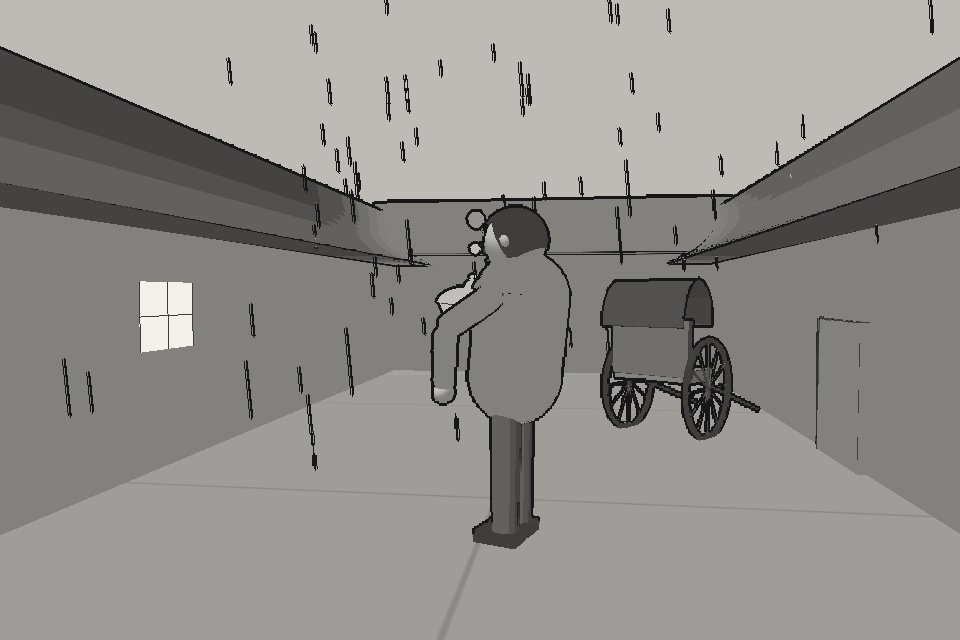
#> input picture img/2026-11-13-sentence.jpg, 960 x 640 px
$ python animate.py ../../img/2026-11-13-sentence.jpg out.png
#> lines starting #> are read from the running program, lines starting #| are printed output that depends on the picture
"""AI 삽화(정지 그림) → 이음매 없이 도는 8초 장면 영상(사이트에서 반복 재생) (11/18 발행인 "완전히 자동화" — 맥 SDXL-Lightning 그림 + 카메라 움직임)
  python3 scripts/img/animate.py in.png out.mp4 [--move push|pull|left|right] [--sec 3] [--w 1280 --h 720]
천천히 밀기/당기기/옆으로 흐르기 + 종이 결 + 아주 약한 빛 흔들림. 같은 이름 .jpg(0.4초 정지 컷)도 만든다."""
import sys, os, subprocess, argparse, numpy as np
from PIL import Image, ImageFilter, ImageFile
ImageFile.LOAD_TRUNCATED_IMAGES = True

def main():
    a = argparse.ArgumentParser(); a.add_argument('src'); a.add_argument('out')
    a.add_argument('--move', default='push'); a.add_argument('--sec', type=float, default=8)  # 한 바퀴 8초(느리게)
    a.add_argument('--w', type=int, default=1280); a.add_argument('--h', type=int, default=720); a.add_argument('--fps', type=int, default=30)
    o = a.parse_args()
    im = Image.open(o.src).convert('L'); W, H = o.w, o.h
    # 화면 비율로 가운데 맞춰 자르기
    r = W / H; iw, ih = im.size
#> after `iw, ih = im.size`: iw = 960; ih = 640
    if iw / ih > r: nw = int(ih * r); im = im.crop(((iw - nw) // 2, 0, (iw - nw) // 2 + nw, ih))
    else: nh = int(iw / r); im = im.crop((0, (ih - nh) // 2, iw, (ih - nh) // 2 + nh))
#> after `nh = int(iw / r)`: nh = 540
#> after `im = im.crop((0, (ih - nh) // 2, iw, (ih - nh) // 2 + nh))`:
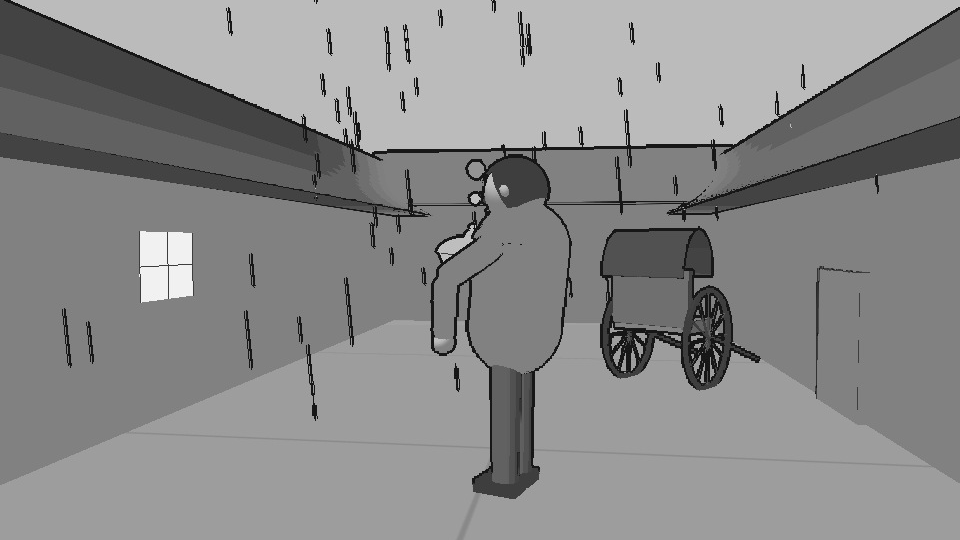
#> im: PIL image 960x540 L; min 11, max 249, mean 137.5
    im = im.resize((W * 2, H * 2), Image.LANCZOS)   # 2배로 두고 부드럽게 움직이기
#> im: PIL image 2560x1440 L
    rng = np.random.default_rng(7); grain = rng.normal(0, 1, (H, W)).astype(np.float32)
    n = int(o.sec * o.fps)
    # 11/19 발행인 "움직임이 너무 빠르고, 줌인했다가 첫 크기로 갑자기 돌아가 에러처럼 보인다 → 자연스럽게 루프"
    # → 한 바퀴 도는 느린 움직임: 처음과 끝 프레임이 이어지게(cos 한 주기), 확대는 2~4.5% 사이에서만 숨 쉬듯.
    import math
    sgn = {'left': -1, 'right': 1, 'pull': -1}.get(o.move, 1)
#> (the run stopped early here; a loop or call above may not have finished)

$ run again, on img/2026-11-15-sentence.jpg
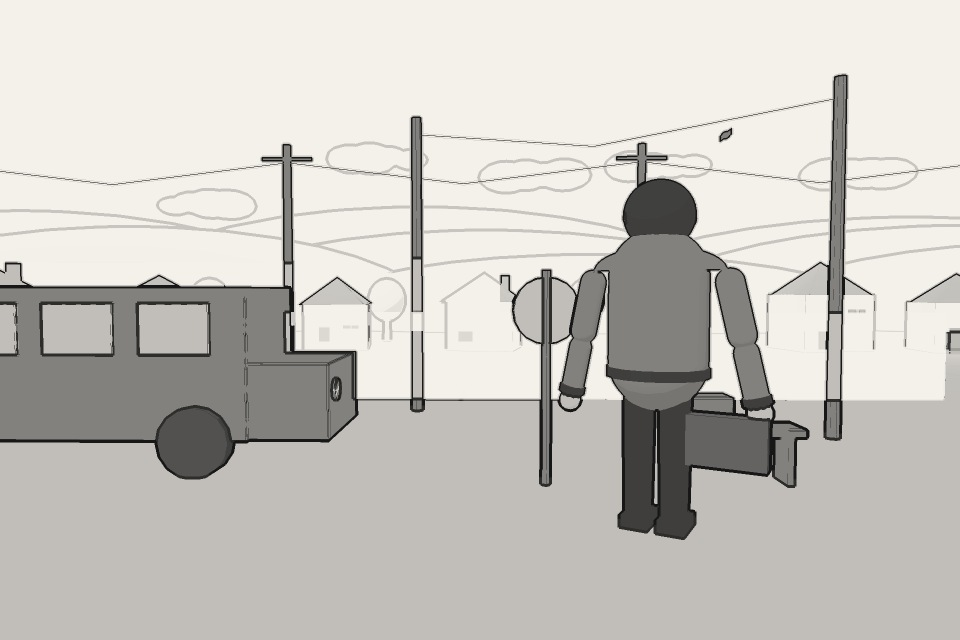
#> input picture img/2026-11-15-sentence.jpg, 960 x 640 px
#> in main, `im = im.crop((0, (ih - nh) // 2, iw, (ih - nh) // 2 + nh))`:
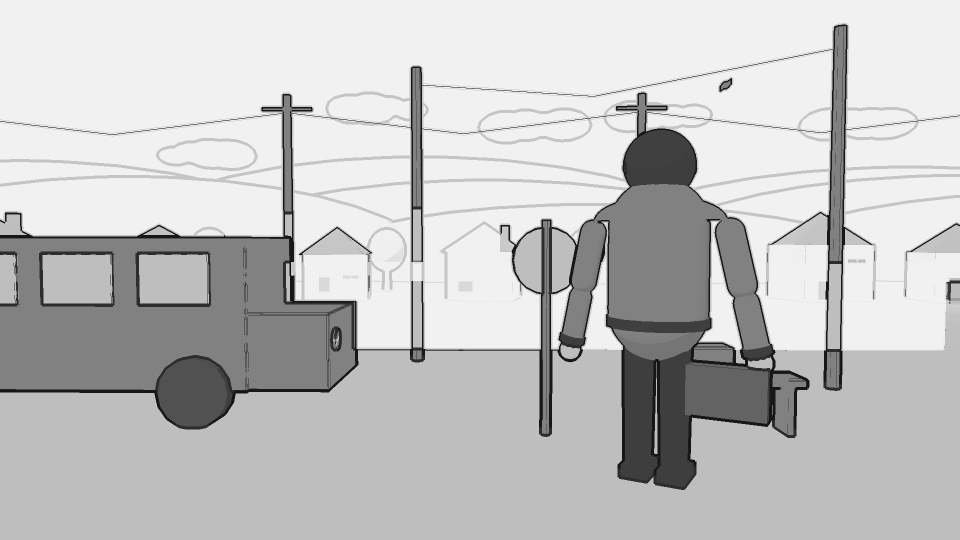
#> im: PIL image 960x540 L; min 14, max 252, mean 195.6

$ run again, on img/2026-11-16-sentence.jpg
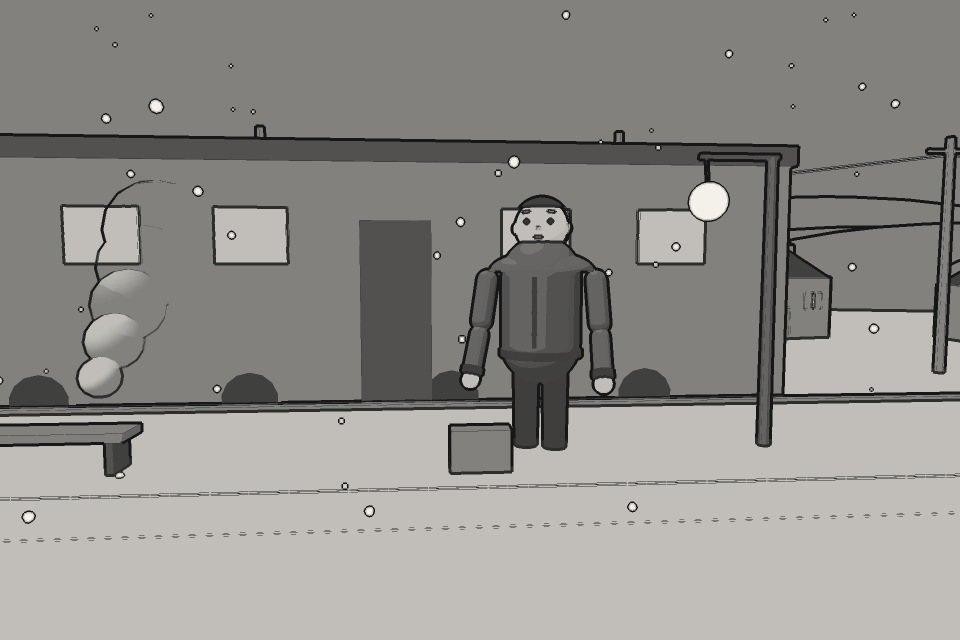
#> input picture img/2026-11-16-sentence.jpg, 960 x 640 px
#> in main, `im = im.crop((0, (ih - nh) // 2, iw, (ih - nh) // 2 + nh))`:
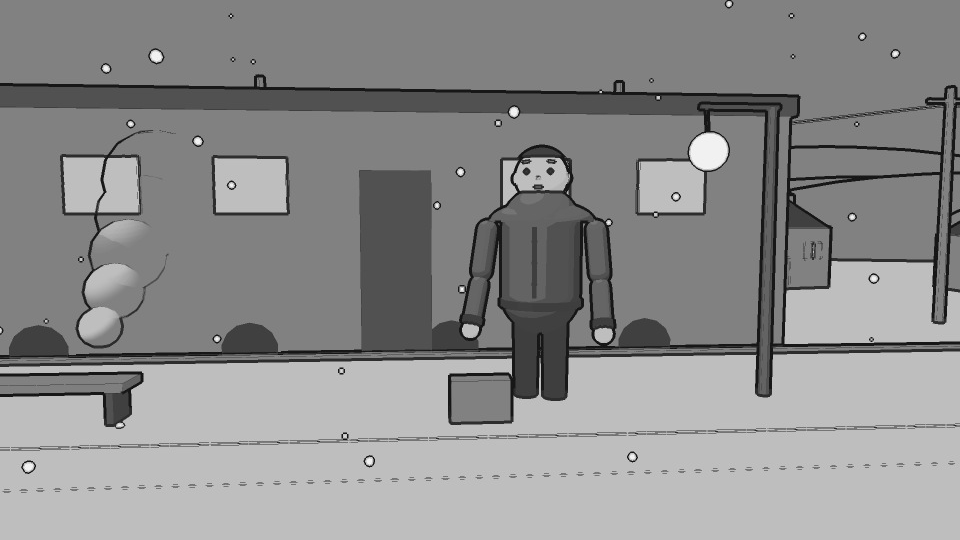
#> im: PIL image 960x540 L; min 13, max 250, mean 141

$ run again, on img/2026-11-18-sentence.jpg
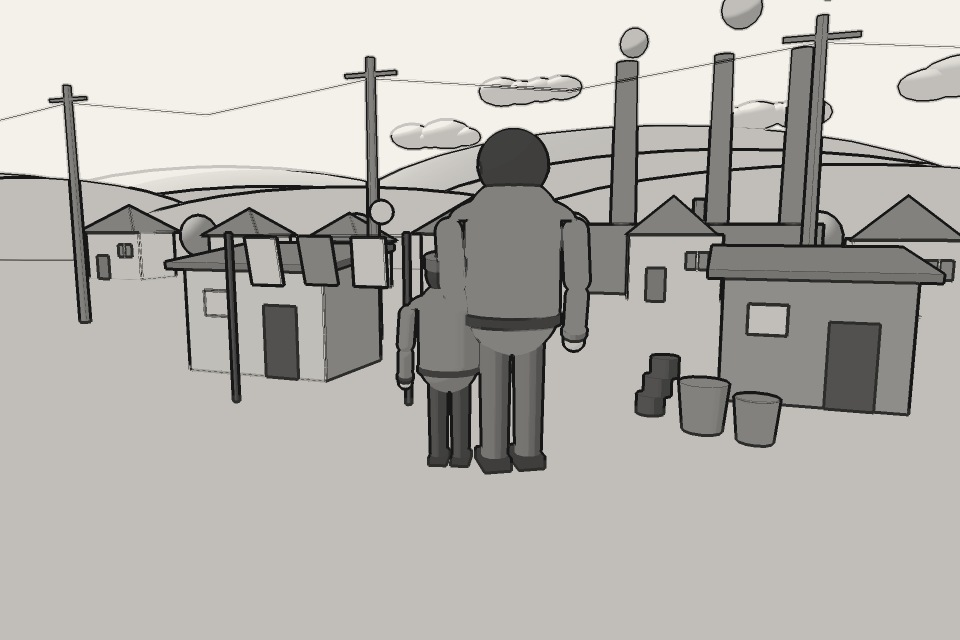
#> input picture img/2026-11-18-sentence.jpg, 960 x 640 px
#> in main, `im = im.crop((0, (ih - nh) // 2, iw, (ih - nh) // 2 + nh))`:
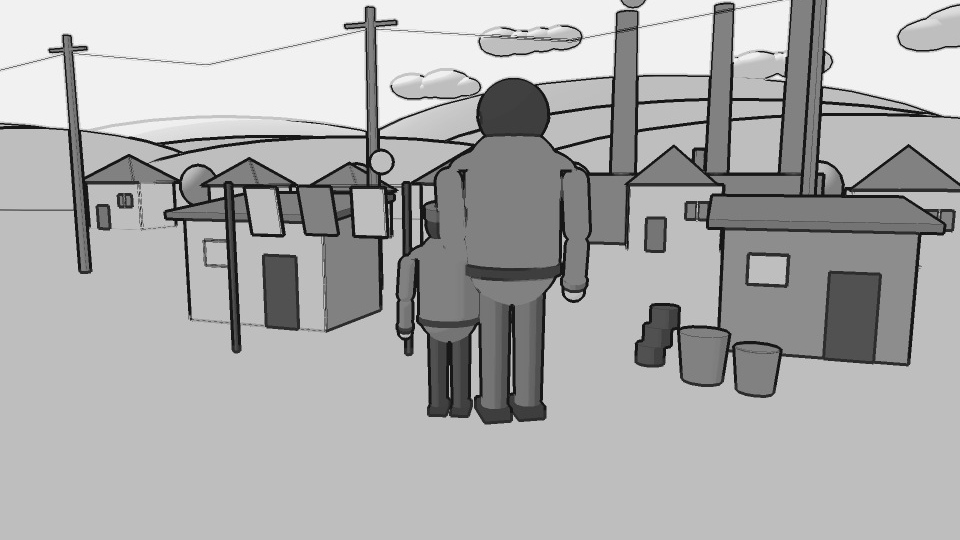
#> im: PIL image 960x540 L; min 12, max 251, mean 172.4
